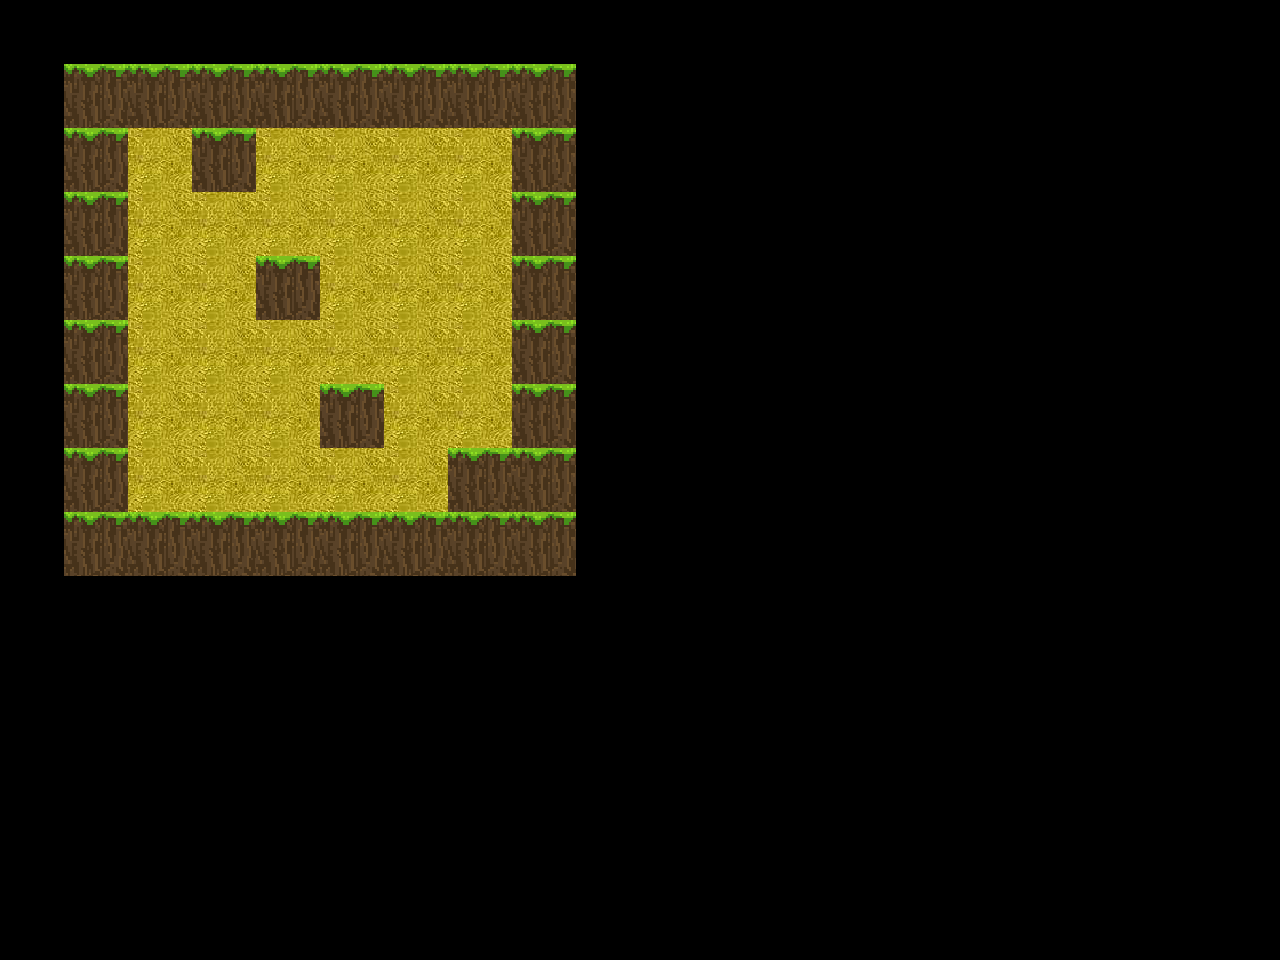

A level layout from a 2D game, rendered from its tile map. Below: a short description, then the map file with its tile-grid data intact:
An orthogonal 20x15 tile map with 64x64 px tiles, 2 tile layers (Block, Road), 4 tilesets and 17 objects.

<map version="1.5" tiledversion="1.6.0" orientation="orthogonal" renderorder="right-down" width="20" height="15" tilewidth="64" tileheight="64" infinite="0" nextlayerid="10" nextobjectid="1440">
 <tileset firstgid="1" name="MapImage1" tilewidth="64" tileheight="64" tilecount="63" columns="9">
  <image source="../MapImage1.png" width="576" height="448" />
 </tileset>
 <tileset firstgid="64" name="role" tilewidth="64" tileheight="64" tilecount="1" columns="1">
  <image source="../role.png" width="64" height="64" />
 </tileset>
 <tileset firstgid="65" name="box1" tilewidth="64" tileheight="64" tilecount="1" columns="1">
  <image source="../box1.png" width="64" height="64" />
 </tileset>
 <tileset firstgid="66" name="point" tilewidth="64" tileheight="64" tilecount="1" columns="1">
  <image source="../point4.png" width="64" height="64" />
 </tileset>
 <layer id="1" name="Block" width="20" height="15">
  <data encoding="csv">
0,0,0,0,0,0,0,0,0,0,0,0,0,0,0,0,0,0,0,0,
0,36,36,36,36,36,36,36,36,0,0,0,0,0,0,0,0,0,0,0,
0,36,0,36,0,0,0,0,36,0,0,0,0,0,0,0,0,0,0,0,
0,36,0,0,0,0,0,0,36,0,0,0,0,0,0,0,0,0,0,0,
0,36,0,0,36,0,0,0,36,0,0,0,0,0,0,0,0,0,0,0,
0,36,0,0,0,0,0,0,36,0,0,0,0,0,0,0,0,0,0,0,
0,36,0,0,0,36,0,0,36,0,0,0,0,0,0,0,0,0,0,0,
0,36,0,0,0,0,0,36,36,0,0,0,0,0,0,0,0,0,0,0,
0,36,36,36,36,36,36,36,36,0,0,0,0,0,0,0,0,0,0,0,
0,0,0,0,0,0,0,0,0,0,0,0,0,0,0,0,0,0,0,0,
0,0,0,0,0,0,0,0,0,0,0,0,0,0,0,0,0,0,0,0,
0,0,0,0,0,0,0,0,0,0,0,0,0,0,0,0,0,0,0,0,
0,0,0,0,0,0,0,0,0,0,0,0,0,0,0,0,0,0,0,0,
0,0,0,0,0,0,0,0,0,0,0,0,0,0,0,0,0,0,0,0,
0,0,0,0,0,0,0,0,0,0,0,0,0,0,0,0,0,0,0,0
</data>
 </layer>
 <layer id="3" name="Road" width="20" height="15">
  <data encoding="csv">
0,0,0,0,0,0,0,0,0,0,0,0,0,0,0,0,0,0,0,0,
0,0,0,0,0,0,0,0,0,0,0,0,0,0,0,0,0,0,0,0,
0,0,54,0,54,54,54,54,0,0,0,0,0,0,0,0,0,0,0,0,
0,0,54,54,54,54,54,54,0,0,0,0,0,0,0,0,0,0,0,0,
0,0,54,54,0,54,54,54,0,0,0,0,0,0,0,0,0,0,0,0,
0,0,54,54,54,54,54,54,0,0,0,0,0,0,0,0,0,0,0,0,
0,0,54,54,54,0,54,54,0,0,0,0,0,0,0,0,0,0,0,0,
0,0,54,54,54,54,54,0,0,0,0,0,0,0,0,0,0,0,0,0,
0,0,0,0,0,0,0,0,0,0,0,0,0,0,0,0,0,0,0,0,
0,0,0,0,0,0,0,0,0,0,0,0,0,0,0,0,0,0,0,0,
0,0,0,0,0,0,0,0,0,0,0,0,0,0,0,0,0,0,0,0,
0,0,0,0,0,0,0,0,0,0,0,0,0,0,0,0,0,0,0,0,
0,0,0,0,0,0,0,0,0,0,0,0,0,0,0,0,0,0,0,0,
0,0,0,0,0,0,0,0,0,0,0,0,0,0,0,0,0,0,0,0,
0,0,0,0,0,0,0,0,0,0,0,0,0,0,0,0,0,0,0,0
</data>
 </layer>
 <objectgroup id="9" name="entity">
  <object id="1416" gid="66" x="128" y="384" width="64" height="64" />
  <object id="1417" gid="66" x="128" y="512" width="64" height="64" />
  <object id="1418" gid="66" x="192" y="512" width="64" height="64" />
  <object id="1419" gid="66" x="256" y="512" width="64" height="64" />
  <object id="1420" gid="66" x="320" y="512" width="64" height="64" />
  <object id="1428" gid="66" x="448" y="384" width="64" height="64" />
  <object id="1429" gid="66" x="384" y="384" width="64" height="64" />
  <object id="1430" gid="66" x="320" y="320" width="64" height="64" />
  <object id="1431" gid="65" x="192" y="256" width="64" height="64" />
  <object id="1432" gid="65" x="192" y="320" width="64" height="64" />
  <object id="1433" gid="65" x="192" y="384" width="64" height="64" />
  <object id="1434" gid="65" x="192" y="448" width="64" height="64" />
  <object id="1435" gid="65" x="320" y="320" width="64" height="64" />
  <object id="1436" gid="65" x="384" y="384" width="64" height="64" />
  <object id="1437" gid="65" x="448" y="320" width="64" height="64" />
  <object id="1438" gid="65" x="384" y="256" width="64" height="64" />
  <object id="1439" gid="64" x="448" y="192" width="64" height="64" />
 </objectgroup>
</map>
